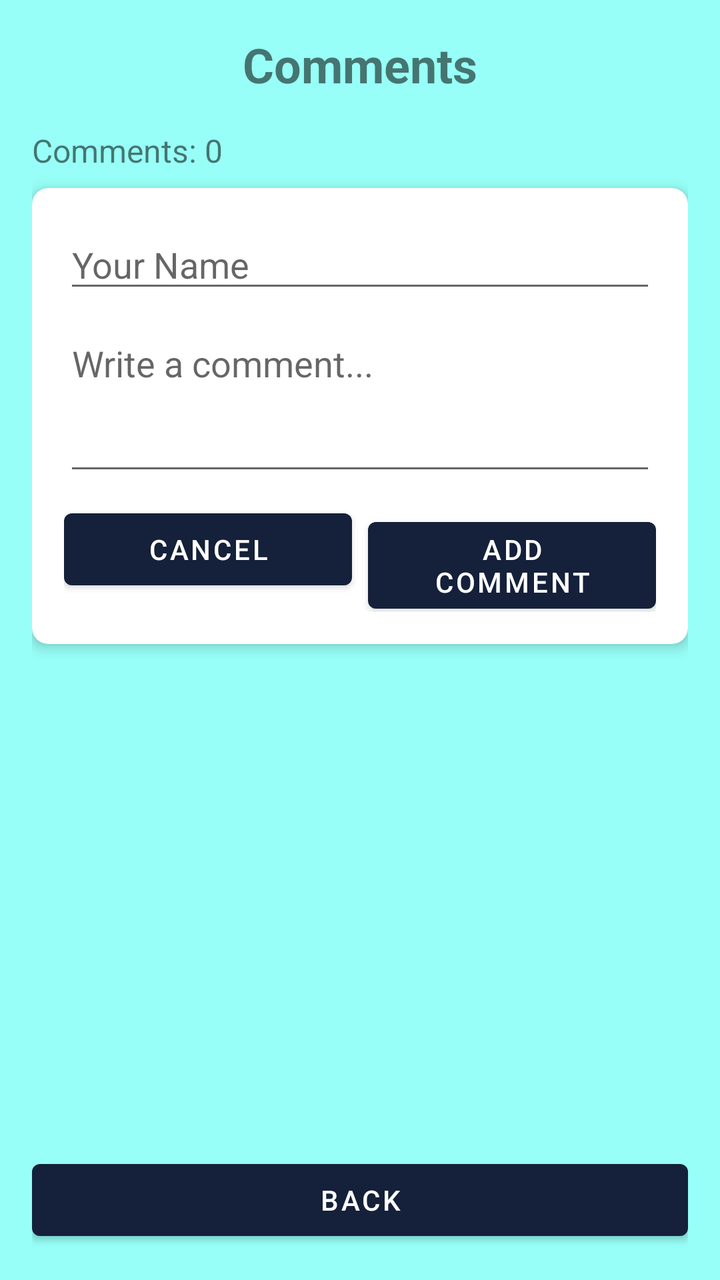
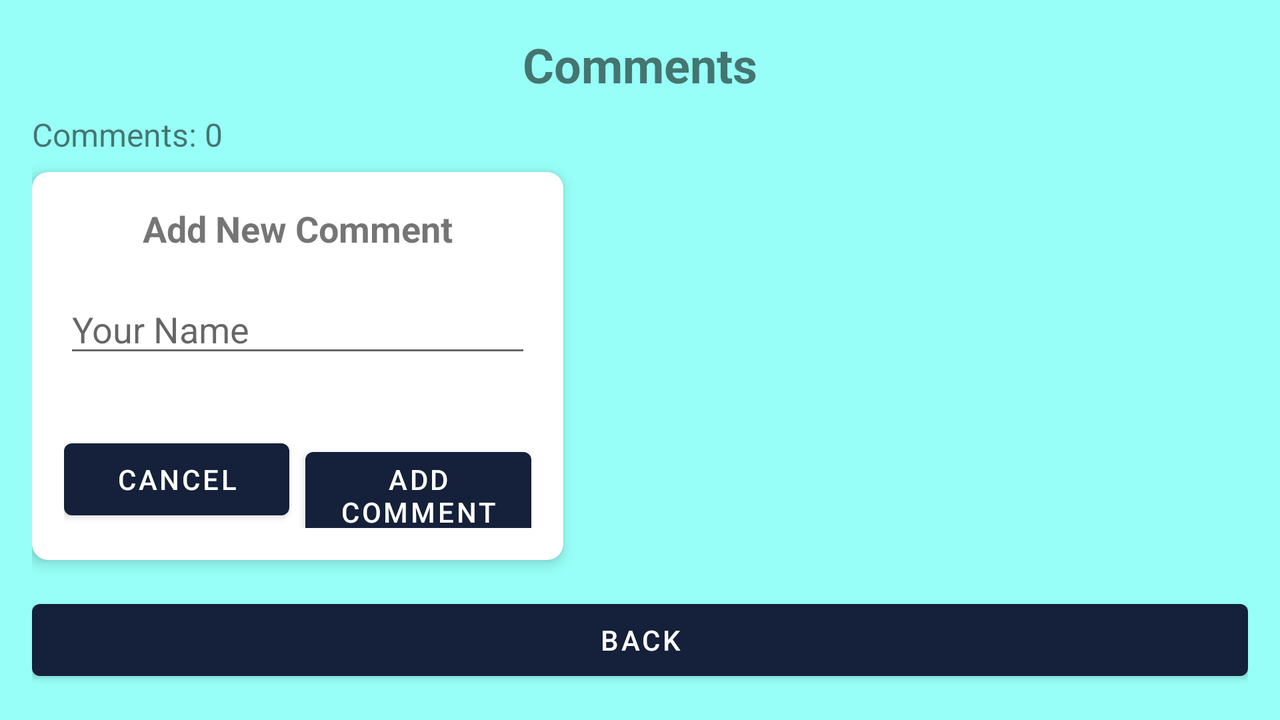

The same Android screen from two of the app's own layout files: first res/layout/ as a phone draws it, then the repository's variant for another configuration, drawn on a device whose configuration selects that folder. Both files follow.
<!-- AndroidManifest.xml: application theme Theme.MyApp -->
<!-- res/layout/activity_comments.xml -->
<?xml version="1.0" encoding="utf-8"?>
<LinearLayout xmlns:android="http://schemas.android.com/apk/res/android"
    xmlns:app="http://schemas.android.com/apk/res-auto"
    xmlns:tools="http://schemas.android.com/tools"
    android:layout_width="match_parent"
    android:layout_height="match_parent"
    android:orientation="vertical"
    android:padding="16dp"
    tools:context=".activities.CommentsActivity">

    <TextView
        android:id="@+id/title_text_view"
        android:layout_width="match_parent"
        android:layout_height="wrap_content"
        android:text="Comments"
        android:textSize="24sp"
        android:textStyle="bold"
        android:gravity="center"
        android:layout_marginBottom="16dp" />

    <TextView
        android:id="@+id/comment_count_text_view"
        android:layout_width="match_parent"
        android:layout_height="wrap_content"
        android:text="Comments: 0"
        android:textSize="16sp"
        android:layout_marginBottom="8dp" />

    <androidx.cardview.widget.CardView
        android:layout_width="match_parent"
        android:layout_height="wrap_content"
        android:layout_marginBottom="16dp"
        app:cardCornerRadius="8dp"
        app:cardElevation="4dp">

        <LinearLayout
            android:layout_width="match_parent"
            android:layout_height="wrap_content"
            android:orientation="vertical"
            android:padding="16dp">

            <EditText
                android:id="@+id/author_edit_text"
                android:layout_width="match_parent"
                android:layout_height="wrap_content"
                android:hint="Your Name"
                android:inputType="textPersonName"
                android:layout_marginBottom="8dp" />

            <EditText
                android:id="@+id/comment_edit_text"
                android:layout_width="match_parent"
                android:layout_height="wrap_content"
                android:hint="Write a comment..."
                android:inputType="textMultiLine"
                android:minLines="3"
                android:gravity="top|start"
                android:layout_marginBottom="8dp" />

            <LinearLayout
                android:layout_width="match_parent"
                android:layout_height="wrap_content"
                android:orientation="horizontal">

                <Button
                    android:id="@+id/cancel_edit_button"
                    android:layout_width="0dp"
                    android:layout_height="wrap_content"
                    android:layout_weight="1"
                    android:text="Cancel"
                    android:layout_marginEnd="8dp" />

                <Button
                    android:id="@+id/add_comment_button"
                    android:layout_width="0dp"
                    android:layout_height="wrap_content"
                    android:layout_weight="1"
                    android:text="Add Comment" />
            </LinearLayout>
        </LinearLayout>
    </androidx.cardview.widget.CardView>

    <androidx.recyclerview.widget.RecyclerView
        android:id="@+id/comments_recycler_view"
        android:layout_width="match_parent"
        android:layout_height="0dp"
        android:layout_weight="1" />

    <Button
        android:id="@+id/btnBackToMain"
        android:layout_width="match_parent"
        android:layout_height="wrap_content"
        android:text="Back"
        android:layout_marginTop="16dp" />

</LinearLayout>
<!-- resources referenced by this layout -->
<resources>
  <style name="Theme.MyApp" parent="Theme.MaterialComponents.DayNight.NoActionBar">
          <item name="colorPrimary">@color/colorPrimary</item>
          <item name="colorPrimaryVariant">@color/colorPrimaryVariant</item>
          <item name="colorOnPrimary">@color/colorOnPrimary</item>
          <item name="colorSecondary">@color/colorSecondary</item>
          <item name="colorOnSecondary">@color/colorOnSecondary</item>
          <item name="android:windowBackground">@color/background</item> 
      </style>
  <color name="colorPrimary">#15203A</color>
  <color name="colorPrimaryVariant">#357ABD</color>
  <color name="colorOnPrimary">#FFFFFF</color>
  <color name="colorSecondary">#6CB9FF</color>
  <color name="colorOnSecondary">#FFFFFF</color>
  <color name="background">#C97BFFF5</color>
</resources>
<!-- res/layout-land/activity_comments.xml (the repository's variant of the layout above) -->
<!-- drawn on the phone turned sideways -->
<?xml version="1.0" encoding="utf-8"?>
<androidx.constraintlayout.widget.ConstraintLayout xmlns:android="http://schemas.android.com/apk/res/android"
    xmlns:app="http://schemas.android.com/apk/res-auto"
    xmlns:tools="http://schemas.android.com/tools"
    android:layout_width="match_parent"
    android:layout_height="match_parent"
    android:padding="16dp"
    tools:context=".activities.CommentsActivity">

    <TextView
        android:id="@+id/title_text_view"
        android:layout_width="0dp"
        android:layout_height="wrap_content"
        android:text="Comments"
        android:textSize="24sp"
        android:textStyle="bold"
        android:gravity="center"
        app:layout_constraintTop_toTopOf="parent"
        app:layout_constraintStart_toStartOf="parent"
        app:layout_constraintEnd_toEndOf="parent" />

    <TextView
        android:id="@+id/comment_count_text_view"
        android:layout_width="0dp"
        android:layout_height="wrap_content"
        android:text="Comments: 0"
        android:textSize="16sp"
        android:layout_marginTop="8dp"
        app:layout_constraintTop_toBottomOf="@id/title_text_view"
        app:layout_constraintStart_toStartOf="parent"
        app:layout_constraintEnd_toEndOf="parent" />

    
    <androidx.cardview.widget.CardView
        android:id="@+id/comment_input_card"
        android:layout_width="0dp"
        android:layout_height="0dp"
        android:layout_marginTop="8dp"
        android:layout_marginEnd="8dp"
        android:layout_marginBottom="16dp"
        app:cardCornerRadius="8dp"
        app:cardElevation="4dp"
        app:layout_constraintTop_toBottomOf="@id/comment_count_text_view"
        app:layout_constraintBottom_toTopOf="@id/btnBackToMain"
        app:layout_constraintStart_toStartOf="parent"
        app:layout_constraintEnd_toStartOf="@id/guideline"
        app:layout_constraintHorizontal_bias="0.0">

        <LinearLayout
            android:layout_width="match_parent"
            android:layout_height="match_parent"
            android:orientation="vertical"
            android:padding="16dp">

            <TextView
                android:layout_width="match_parent"
                android:layout_height="wrap_content"
                android:text="Add New Comment"
                android:textSize="18sp"
                android:textStyle="bold"
                android:gravity="center"
                android:layout_marginBottom="16dp" />

            <EditText
                android:id="@+id/author_edit_text"
                android:layout_width="match_parent"
                android:layout_height="wrap_content"
                android:hint="Your Name"
                android:inputType="textPersonName"
                android:layout_marginBottom="16dp" />

            <EditText
                android:id="@+id/comment_edit_text"
                android:layout_width="match_parent"
                android:layout_height="0dp"
                android:layout_weight="1"
                android:hint="Write a comment..."
                android:inputType="textMultiLine"
                android:gravity="top|start"
                android:layout_marginBottom="16dp" />

            <LinearLayout
                android:layout_width="match_parent"
                android:layout_height="wrap_content"
                android:orientation="horizontal">

                <Button
                    android:id="@+id/cancel_edit_button"
                    android:layout_width="0dp"
                    android:layout_height="wrap_content"
                    android:layout_weight="1"
                    android:text="Cancel"
                    android:layout_marginEnd="8dp" />

                <Button
                    android:id="@+id/add_comment_button"
                    android:layout_width="0dp"
                    android:layout_height="wrap_content"
                    android:layout_weight="1"
                    android:text="Add Comment" />
            </LinearLayout>
        </LinearLayout>
    </androidx.cardview.widget.CardView>

    
    <androidx.constraintlayout.widget.Guideline
        android:id="@+id/guideline"
        android:layout_width="wrap_content"
        android:layout_height="wrap_content"
        android:orientation="vertical"
        app:layout_constraintGuide_percent="0.45" />

    
    <androidx.recyclerview.widget.RecyclerView
        android:id="@+id/comments_recycler_view"
        android:layout_width="0dp"
        android:layout_height="0dp"
        android:layout_marginStart="8dp"
        android:layout_marginTop="8dp"
        android:layout_marginBottom="16dp"
        app:layout_constraintTop_toBottomOf="@id/comment_count_text_view"
        app:layout_constraintBottom_toTopOf="@id/btnBackToMain"
        app:layout_constraintStart_toEndOf="@id/guideline"
        app:layout_constraintEnd_toEndOf="parent" />

    <Button
        android:id="@+id/btnBackToMain"
        android:layout_width="0dp"
        android:layout_height="wrap_content"
        android:text="Back"
        app:layout_constraintBottom_toBottomOf="parent"
        app:layout_constraintStart_toStartOf="parent"
        app:layout_constraintEnd_toEndOf="parent" />

</androidx.constraintlayout.widget.ConstraintLayout>
